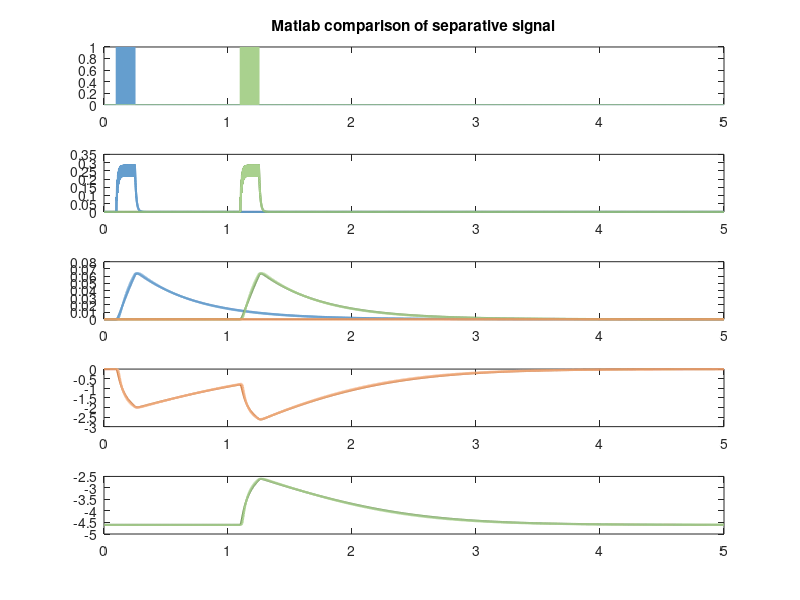
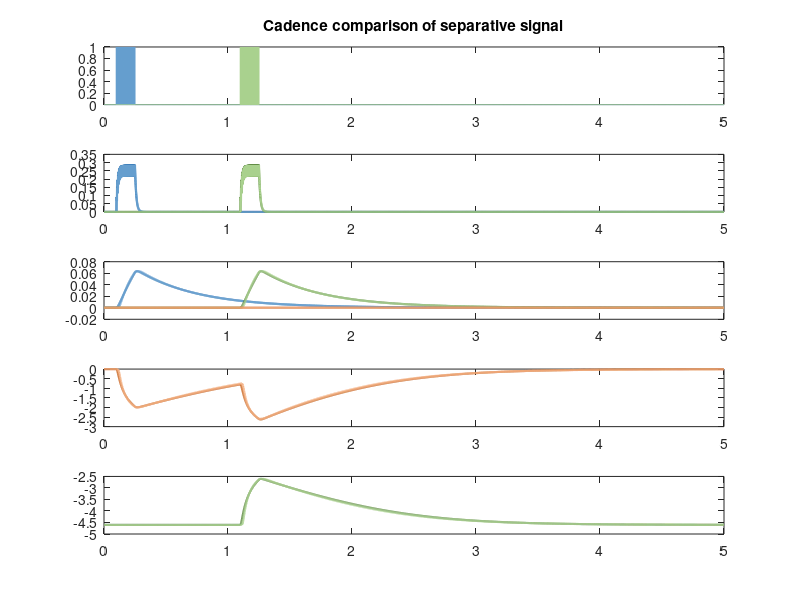

MATLAB code to generate these figures, in order:

clc;
clear;
close all;
%% load cadence data
load zi_modified_sep 
load zj_modified_sep
load pi_modified_sep
load pj_modified_sep
load pij_modified_sep
load logpi_modified_sep
load logpj_modified_sep
load logpij_modified_sep
load wij_modified_sep

%% BCPNN parameter
kp = 1/500;
kz = 1/11;
kfti = 1/11;
eps = 0.01;

%% BCPNN input
points=5000;
si=zeros(1,points);
si(100:4:250)=1;
sj=zeros(1,points);
sj(1100:4:1250)=1;
%% BCPNN
zi(1)=0;
pi(1)=0;
zj(1)=0;
pj(1)=0;
pij(1)=0;
for i= 2: points
    pi(i) = pi(i-1) * (1 - kp) + zi(i-1)*kp;
    zi(i) = zi(i-1) * (1 - kz) + si(i-1)*kz; 
    pj(i) = pj(i-1) *( 1 - kp) + zj(i-1)*kp;
    zj(i) = zj(i-1) * (1 - kz) + sj(i-1)*kfti;
    pij(i) = pij(i-1) * (1 - kp) + zi(i-1)*zj(i-1)*kp;
    wij(i) = log((pij(i-1)+eps^2)/((pi(i-1)+eps)*(pj(i-1)+eps)));
    bj=log(pj+eps);
end

%% memristor model parameters
D = 1;
w_init = 0; 
Roff = 2e5;
Ron = 2000;
alpha_on = 1;
alpha_off = 1;
v_on=-0.02;
v_off=0.02;
delta_t=0.5e-3;
k_on= -28;
k_off = 21;
P_coeff = 1;
%% cadence circuit parameter
current=50e-9;
Ron_current=Ron*current;
%% Data processing parameter
trans_ratio_z_New = D/(Roff-Ron)/current;
trans_ratio_pi_New =1/19.5e5/current;
trans_ratio_pj_New =1/19.5e5/current; 
trans_ratio_pij_New=1/10e6/current;
rv_ratio_p_New = 0.23; 
rv_devia_p_New = -0.023; 
rv_ratio_pij_New = 1; 
rv_devia_pij_New = -0.023;
%% Initial value of the memristor model variable
New_X_i(1)=w_init*D;
New_X_j(1)=w_init*D;
New_PX_i(1)=0;
New_PX_j(1)=0;
New_PX_ij(1)=0;
W_ij(1) = 0;
%% Zi memristor
% memristor input
a=si;
a(a==0)=v_on*(-1e3/11/k_on*2+1);
a(a==1)=v_off*(1e3/11/k_off*2+1);
i_ = 50e-9.*ones(1,points);%sampling signal
New_rand_zi = [a;i_];
New_h_i= New_rand_zi(:)';
for p=2:2*points
    if  (New_h_i(p) > 0) && (New_h_i(p) > v_off)
        New_X_dot_i=k_off*(New_h_i(p)/v_off-1)^alpha_off;
        New_X_i(p)=New_X_i(p-1)+delta_t*New_X_dot_i.*(1-New_X_i(p-1)/D)^(P_coeff);
    elseif (New_h_i(p) <= 0) && (New_h_i(p) < v_on)
        New_X_dot_i=k_on*((New_h_i(p))/v_on-1)^alpha_on;
        New_X_i(p)=New_X_i(p-1)+delta_t*New_X_dot_i.*(New_X_i(p-1)/D)^(P_coeff);
    else
        New_X_i(p)=New_X_i(p-1);
        New_X_dot_i=0;
    end  
end
New_R_i=Roff.*New_X_i./D+Ron.*(1-New_X_i./D);
New_R_i=New_R_i*current;%The data sampled by the current in Cadence

% value to Zi
New_Z_i = (New_R_i(2:2:2*points)-Ron_current).*trans_ratio_z_New;
New_Z_i_shift = [0,New_Z_i(1:4999)];%memristor data right shift

%error analysis
New_Z_error_i = abs(New_Z_i_shift - zi);
New_Z_max_error_i = max(New_Z_error_i);
New_Z_mean_error_i = mean(New_Z_error_i);
corr_zi = corrcoef(zi,New_Z_i_shift);
New_Z_corr_i = corr_zi(2,1);
rrmse_zi= sqrt((sum((New_Z_i_shift - zi).^2)/(sum(zi.^2)))/5000);
%% Pi memristor
% memristor input
New_newR_i =New_Z_i*rv_ratio_p_New + rv_devia_p_New;
New_rand_pi = [New_newR_i;i_];
New_P_input_i = New_rand_pi(:)';

for p=2:2*points
    if  (New_P_input_i(p) > 0) && (New_P_input_i(p) > v_off)
        New_PX_dot_i=k_off*(New_P_input_i(p)/v_off-1)^alpha_off;
        New_PX_i(p)=New_PX_i(p-1)+delta_t*New_PX_dot_i.*(1-New_PX_i(p-1)/D)^(P_coeff);
    elseif (New_P_input_i(p) <= 0) && (New_P_input_i(p) < v_on)
        New_PX_dot_i=k_on*((New_P_input_i(p))/v_on-1)^alpha_on;
        New_PX_i(p)=New_PX_i(p-1)+delta_t*New_PX_dot_i.*(New_PX_i(p-1)/D)^(P_coeff);
    else
        New_PX_i(p)=New_PX_i(p-1);
        New_PX_dot_i=0;
    end
end 
New_PR_i=Roff.*New_PX_i./D+Ron.*(1-New_PX_i./D);
New_PR_i=New_PR_i*current;%The data sampled by the current in Cadence

% value to Pi
New_P_i = (New_PR_i(2:2:2*points)-Ron_current).*trans_ratio_pi_New;
New_P_i_shift = [0,New_P_i(1:4999)];%memristor right shift

% error analysis
New_P_error_i = abs(New_P_i_shift - pi);
New_P_max_error_i = max(New_P_error_i);
New_P_mean_error_i = mean(New_P_error_i);
corr_pi = corrcoef(pi,New_P_i_shift);
New_P_corr_i = corr_pi(2,1);
rrmse_pi= sqrt((sum((New_P_i_shift - pi).^2)/(sum(zi.^2)))/5000);


%% Zj memristor
% memristor input
b=sj;
b(b==0)=v_on*(-1e3/11/k_on*2+1);
b(b==1)=v_off*(1e3/11/k_off*2+1);
New_rand_zj = [b;i_];
New_h_j = New_rand_zj(:)';

for p=2:2*points
    if  (New_h_j(p) > 0) && (New_h_j(p) > v_off)
        New_X_dot_j=k_off*(New_h_j(p)/v_off-1)^alpha_off;
        New_X_j(p)=New_X_j(p-1)+delta_t*New_X_dot_j.*(1-New_X_j(p-1)/D)^(P_coeff);
    elseif (New_h_j(p) <= 0) && (New_h_j(p) < v_on)
        New_X_dot_j=k_on*((New_h_j(p))/v_on-1)^alpha_on;
        New_X_j(p)=New_X_j(p-1)+delta_t*New_X_dot_j.*(New_X_j(p-1)/D)^(P_coeff);
    else
        New_X_j(p)=New_X_j(p-1);
        New_X_dot_j=0;
    end  
end
New_R_j=Roff.*New_X_j./D+Ron.*(1-New_X_j./D);
New_R_j=New_R_j*current;%The data sampled by the current in Cadence

% value to Zj
New_Z_j = (New_R_j(2:2:2*points)-Ron_current).*trans_ratio_z_New;
New_Z_j_shift = [0,New_Z_j(1:4999)];%memristor right shift
%error analysis
New_Z_error_j = abs(New_Z_j_shift - zj);
New_Z_max_error_j= max(New_Z_error_j);
New_Z_mean_error_j = mean(New_Z_error_j);
corr_zj = corrcoef(zj,New_Z_j_shift);
New_Z_corr_j = corr_zj(2,1);
rrmse_zj= sqrt((sum((New_Z_j_shift - zj).^2)/(sum(zi.^2)))/5000);
%% Pj memristor
% memristor input
New_newR_j =New_Z_j*rv_ratio_p_New + rv_devia_p_New;
New_rand_pj = [New_newR_j;i_];
New_P_input_j = New_rand_pj(:)';

for p=2:2*points
    if  (New_P_input_j(p) > 0) && (New_P_input_j(p) > v_off)
        New_PX_dot_j=k_off*(New_P_input_j(p)/v_off-1)^alpha_off;
        New_PX_j(p)=New_PX_j(p-1)+delta_t*New_PX_dot_j.*(1-New_PX_j(p-1)/D)^(P_coeff);
    elseif (New_P_input_j(p) <= 0) && (New_P_input_j(p) < v_on)
        New_PX_dot_j=k_on*((New_P_input_j(p))/v_on-1)^alpha_on;
        New_PX_j(p)=New_PX_j(p-1)+delta_t*New_PX_dot_j.*(New_PX_j(p-1)/D)^(P_coeff);
    else
        New_PX_j(p)=New_PX_j(p-1);
        New_PX_dot_j=0;
    end
end 
New_PR_j=Roff.*New_PX_j./D+Ron.*(1-New_PX_j./D);
New_PR_j=New_PR_j*current;%The data sampled by the current in Cadence

% value to Pj
New_P_j = (New_PR_j(2:2:2*points)-Ron_current).*trans_ratio_pj_New;
New_P_j_shift = [0,New_P_j(1:4999)];%memristor right shift
%error analysis
New_P_error_j = abs(New_P_j_shift - pj);
New_P_max_error_j = max(New_P_error_j);
New_P_mean_error_j = mean(New_P_error_j);
corr_pj = corrcoef(pj,New_P_j_shift);
New_P_corr_j = corr_pj(2,1);
rrmse_pj= sqrt((sum((New_P_j_shift - pj).^2)/(sum(pj.^2)))/5000);
%% bj memristor
b_j=log(New_P_j+eps);
b_j_shift = [[-4.6017],b_j(1:4999)];%memristor right shift

%error analysis
New_b_error_j = abs(b_j_shift - bj);
New_b_max_error_j = max(New_b_error_j);
New_b_mean_error_j = mean(New_b_error_j);
corr_bj = corrcoef(b_j_shift,bj);
New_b_corr_j = corr_bj(2,1);
rrmse_bj= sqrt((sum((b_j_shift - bj).^2)/(sum(bj.^2)))/5000);
%% pij memristor
% memristor input
zij=New_Z_i.*New_Z_j;
New_Z_ij=(zij*rv_ratio_pij_New + rv_devia_pij_New);
New_rand_ij = [New_Z_ij;i_];
New_P_input_ij = New_rand_ij(:)';
for p=2:2*points
    if  (New_P_input_ij(p) > 0) && (New_P_input_ij(p) > v_off)
        New_PX_dot_ij=k_off*(New_P_input_ij(p)/v_off-1)^alpha_off;
        New_PX_ij(p)=New_PX_ij(p-1)+delta_t*New_PX_dot_ij.*(1-New_PX_ij(p-1)/D)^(P_coeff);
    elseif (New_P_input_ij(p) <= 0) && (New_P_input_ij(p) < v_on)
        New_PX_dot_ij=k_on*((New_P_input_ij(p))/v_on-1)^alpha_on;
        New_PX_ij(p)=New_PX_ij(p-1)+delta_t*New_PX_dot_ij.*(New_PX_ij(p-1)/D)^(P_coeff);
    else
        New_PX_ij(p)=New_PX_ij(p-1);
        New_PX_dot_ij=0;
    end
end 
New_PR_ij=Roff.*New_PX_ij./D+Ron.*(1-New_PX_ij./D);
New_PR_ij=New_PR_ij*current;%The data sampled by the current in Cadence

% value to Pij
New_P_ij = (New_PR_ij(2:2:2*points)-Ron_current).*trans_ratio_pij_New;
New_P_ij_shift = [0,New_P_ij(1:4999)];%memristor right shift

%error analysis
New_P_error_ij = abs(New_P_ij_shift - pij);
New_P_max_error_ij = max(New_P_error_ij);
New_P_mean_error_ij= mean(New_P_error_ij);
corr_pij = corrcoef(pij,New_P_ij_shift);
New_P_corr_ij = corr_pij(2,1);
rrmse_pij= sqrt((sum((New_P_ij_shift - pij).^2)/(sum(pij.^2)))/5000);
%% Wij memristor
for i=2:points

        W_ij(i) = log((New_P_ij(i-1)+eps^2)/((New_P_i(i-1)+eps).*(New_P_j(i-1)+eps)));

end

% value to wij
W_ij_shift=[0,W_ij(1:4999)];%memristor right shift

%error analysis
New_W_error_ij = abs(W_ij_shift - wij);
New_W_max_error_ij = max(New_W_error_ij);
New_W_mean_error_ij = mean(New_W_error_ij);
corr_pij = corrcoef(wij,W_ij_shift);
New_W_corr_ij = corr_pij(2,1);
rrmse_wij= sqrt((sum((W_ij_shift - wij).^2)/(sum(wij.^2)))/5000);

%% matlab comparison

% matlab data error analysis
New_mean_error_z_avg_i=mean(New_Z_mean_error_i);
New_max_error_z_avg_i=mean(New_Z_max_error_i);
New_corr_z_avg_i=mean(New_Z_corr_i);
rmse_zi=sqrt(mean((New_Z_i_shift - zi).^2));

New_mean_error_p_avg_i=mean(New_P_mean_error_i);
New_max_error_p_avg_i=mean(New_P_max_error_i);
New_corr_p_avg_i=mean(New_P_corr_i);
rmse_pi=sqrt(mean((New_P_i_shift - pi).^2));

New_mean_error_z_avg_j=mean(New_Z_mean_error_j);
New_max_error_z_avg_j=mean(New_Z_max_error_j);
New_corr_z_avg_j=mean(New_Z_corr_j);
rmse_zj=sqrt(mean((New_Z_j_shift - zj).^2));

New_mean_error_p_avg_j=mean(New_P_mean_error_j);
New_max_error_p_avg_j=mean(New_P_max_error_j);
New_corr_p_avg_j=mean(New_P_corr_j);
rmse_pj=sqrt(mean((New_P_j_shift - pj).^2));

New_mean_error_p_avg_ij=mean(New_P_mean_error_ij);
New_max_error_p_avg_ij=mean(New_P_max_error_ij);
New_corr_p_avg_ij=mean(New_P_corr_ij);
rmse_pij=sqrt(mean((New_P_ij_shift - pij).^2));

New_mean_error_w_avg_ij=mean(New_W_mean_error_ij);
New_max_error_w_avg_ij=mean(New_W_max_error_ij);
New_corr_w_avg_ij=mean(New_W_corr_ij);
rmse_wij=sqrt(mean((W_ij_shift - wij).^2));

New_mean_error_b_avg_j=mean(New_b_mean_error_j);
New_max_error_b_avg_j=mean(New_b_max_error_j);
New_corr_b_avg_j=mean(New_b_corr_j);
rmse_bj=sqrt(mean((b_j_shift - bj).^2));

fprintf('M Zi mean error: %f, Zi max error: %f, Zi corr: %f, Zi rrmse: %f, Zi rmse: %f\n',New_Z_mean_error_i,New_Z_max_error_i,New_Z_corr_i,rrmse_zi,rmse_zi);
fprintf('M Pi mean error: %f, Pi max error: %f, Pi corr: %f, Pi rrmse: %f, Pi rmse: %f\n',New_P_mean_error_i,New_P_max_error_i,New_P_corr_i,rrmse_pi,rmse_pi);

fprintf('M Zj mean error: %f, Zj max error: %f, Zj corr: %f, Zj rrmse: %f, Zj rmse: %f\n',New_Z_mean_error_j,New_Z_max_error_j,New_Z_corr_j,rrmse_zj,rmse_zj);
fprintf('M Pj mean error: %f, Pj max error: %f, Pj corr: %f, Pj rrmse: %f, Pj rmse: %f\n',New_P_mean_error_j,New_P_max_error_j,New_P_corr_j,rrmse_pj,rmse_pj);

fprintf('M Pij mean error: %f, Pij max error: %f, Pij corr: %f, Pij rrmse: %f, Pij rmse: %f\n',New_P_mean_error_ij,New_P_max_error_ij,New_P_corr_ij,rrmse_pij,rmse_pij);
fprintf('M wij mean error: %f, wij max error: %f, wij corr: %f, wij rrmse: %f, wij rmse: %f\n',New_W_mean_error_ij,New_W_max_error_ij,New_W_corr_ij,rrmse_wij,rmse_wij);
fprintf('M bj mean error: %f, bj max error: %f, bj corr: %f, bj rrmse: %f, bj rmse: %f\n',New_Z_max_error_i,New_b_max_error_j,New_b_corr_j,rrmse_bj,rmse_bj);

% color setting
blue1 = [101/255 158/255 206/255];
blue2 = [46/255 117/255 181/255];
green1 = [169/255 209/255 142/255];
green2 = [83/255 129/255 53/255];
orange1 = [244/255 177/255 131/255];
orange2 = [197/255 90/255 17/255];

% Matlab comparison of separative signal
figure(1)
subplot(511),
x=1:points;
plot(x*0.001,si,'Color',blue1, 'linewidth',0.8);hold on
plot(x*0.001,sj,'Color',green1, 'linewidth',0.8);
title('Matlab comparison of separative signal')

subplot(512),
plot(x*0.001,zi,'Color',blue2, 'linewidth',1.5);hold on
plot(x*0.001,New_Z_i_shift,'Color',blue1, 'linewidth',1.5);hold on
plot(x*0.001,zj,'Color',green2, 'linewidth',1.5);hold on
plot(x*0.001,New_Z_j_shift,'Color',green1, 'linewidth',1.5);

subplot(513);
plot(x*0.001,pi,'Color',blue2, 'linewidth',1.5);hold on
plot(x*0.001,New_P_i_shift,'Color',blue1, 'linewidth',1.5);hold on
plot(x*0.001,pj,'Color',green2, 'linewidth',1.5);hold on
plot(x*0.001,New_P_j_shift,'Color',green1, 'linewidth',1.5);hold on
plot(x*0.001,pij,'Color',orange2, 'linewidth',1.5);hold on
plot(x*0.001,New_P_ij_shift,'Color',orange1, 'linewidth',1.5);

subplot(514);
plot(x*0.001,wij,'Color',orange2, 'linewidth',1.5);hold on
plot(x*0.001,W_ij_shift,'Color',orange1, 'linewidth',1.5);

subplot(515);
plot(x*0.001,bj,'Color',green2, 'linewidth',1.5);hold on
plot(x*0.001,b_j_shift,'Color',green1, 'linewidth',1.5);


%% cadence comparison

% cadence data error analysis
Ca_Z_error_i = abs(zi_modified_sep - zi);
Ca_max_error_z_i = max(Ca_Z_error_i);
Ca_mean_error_z_i = mean(Ca_Z_error_i);
Ca_corr_zi = corrcoef(zi,zi_modified_sep);
Ca_corr_z_i = Ca_corr_zi(2,1);
Ca_rrmse_zi=sqrt((sum((zi_modified_sep - zi).^2)/(sum(zi.^2)))/5000);
Ca_rmse_zi=sqrt(mean((zi_modified_sep - zi).^2));

Ca_Z_error_j = abs(zj_modified_sep - zj);
Ca_max_error_z_j = max(Ca_Z_error_j);
Ca_mean_error_z_j = mean(Ca_Z_error_j);
Ca_corr_zj = corrcoef(zj,zj_modified_sep);
Ca_corr_z_j = Ca_corr_zj(2,1);
Ca_rrmse_zj=sqrt((sum((zj_modified_sep - zj).^2)/(sum(zj.^2)))/5000);
Ca_rmse_zj=sqrt(mean((zj_modified_sep - zj).^2));

Ca_P_error_i = abs(pi_modified_sep - pi);
Ca_max_error_p_i = max(Ca_P_error_i);
Ca_mean_error_p_i = mean(Ca_P_error_i);
Ca_corr_pi = corrcoef(pi,pi_modified_sep);
Ca_corr_p_i = Ca_corr_pi(2,1);
Ca_rrmse_pi=sqrt((sum((pi_modified_sep - pi).^2)/(sum(pi.^2)))/5000);
Ca_rmse_pi=sqrt(mean((pi_modified_sep - pi).^2));

Ca_P_error_j = abs(pj_modified_sep - pj);
Ca_max_error_p_j = max(Ca_P_error_j);
Ca_mean_error_p_j = mean(Ca_P_error_j);
Ca_corr_pj = corrcoef(pj,pj_modified_sep);
Ca_corr_p_j = Ca_corr_pj(2,1);
Ca_rrmse_pj=sqrt((sum((pj_modified_sep - pj).^2)/(sum(pj.^2)))/5000);
Ca_rmse_pj=sqrt(mean((pj_modified_sep - pj).^2));

Ca_P_error_ij = abs(pij_modified_sep - pij);
Ca_max_error_p_ij = max(Ca_P_error_ij);
Ca_mean_error_p_ij = mean(Ca_P_error_ij);
Ca_corr_pij = corrcoef(pij,pij_modified_sep);
Ca_corr_p_ij = Ca_corr_pij(2,1);
Ca_rrmse_pij= sqrt((sum((pij_modified_sep - pij).^2)/(sum(pij.^2)))/5000);
Ca_rmse_pij=sqrt(mean((pij_modified_sep - pij).^2));

Ca_W_error_ij = abs(wij_modified_sep - wij);
Ca_max_error_w_ij = max(Ca_W_error_ij);
Ca_mean_error_w_ij = mean(Ca_W_error_ij);
Ca_corr_wij = corrcoef(wij,wij_modified_sep);
Ca_corr_w_ij = Ca_corr_wij(2,1);
Ca_rrmse_wij= sqrt((sum((wij_modified_sep - wij).^2)/(sum(wij.^2)))/5000);
Ca_rmse_wij=sqrt(mean((wij_modified_sep- wij).^2));

logpj_modified_sep = logpj_modified_sep-4.60517;
Ca_b_error_j = abs(logpj_modified_sep - bj);
Ca_max_error_b_j = max(Ca_b_error_j);
Ca_mean_error_b_j = mean(Ca_b_error_j);
Ca_corr_bj = corrcoef(bj,logpj_modified_sep);
Ca_corr_b_j = Ca_corr_bj(2,1);
Ca_rrmse_bj= sqrt((sum((logpj_modified_sep - bj).^2)/(sum(bj.^2)))/5000);
Ca_rmse_bj=sqrt(mean((logpj_modified_sep - bj).^2));


fprintf('Ca Zi mean error: %f, Zi max error: %f, Zi corr: %f, Zi rrmse: %f, Zi rmse: %f\n',Ca_mean_error_z_i,Ca_max_error_z_i,Ca_corr_z_i,Ca_rrmse_zi,Ca_rmse_zi);
fprintf('Ca Pi mean error: %f, Pi max error: %f, Pi corr: %f, Pi rrmse: %f, Pi rmse: %f\n',Ca_mean_error_p_i,Ca_max_error_p_i,Ca_corr_p_i,Ca_rrmse_pi,Ca_rmse_pi);

fprintf('Ca Zj mean error: %f, Zj max error: %f, Zj corr: %f, Zj rrmse: %f, Zj rmse: %f\n',Ca_mean_error_z_j,Ca_max_error_z_j,Ca_corr_z_j,Ca_rrmse_zj,Ca_rmse_zj);
fprintf('Ca Pj mean error: %f, Pj max error: %f, Pj corr: %f, Pj rrmse: %f, Pj rmse: %f\n',Ca_mean_error_p_j,Ca_max_error_p_j,Ca_corr_p_j,Ca_rrmse_pj,Ca_rmse_pj);

fprintf('Ca Pij mean error: %f, Pij max error: %f, Pij corr: %f, Pij rrmse: %f, Pij rmse: %f\n',Ca_mean_error_p_ij,Ca_max_error_p_ij,Ca_corr_p_ij,Ca_rrmse_pij,Ca_rmse_pij);
fprintf('Ca wij mean error: %f, wij max error: %f, wij corr: %f, wij rrmse: %f, wij rmse: %f\n',Ca_mean_error_w_ij,Ca_max_error_w_ij,Ca_corr_w_ij,Ca_rrmse_wij,Ca_rmse_wij);
fprintf('Ca bj mean error: %f, bj max error: %f, bj corr: %f, bj rrmse: %f, bj rmse: %f\n',Ca_mean_error_b_j,Ca_max_error_b_j,Ca_corr_b_j,Ca_rrmse_bj,Ca_rmse_bj);

% Cadence comparison of separative signal
figure(2)
subplot(511),
x=1:points;
plot(x*0.001,si,'Color',blue1, 'linewidth',0.8);hold on
plot(x*0.001,sj,'Color',green1, 'linewidth',0.8);
title('Cadence comparison of separative signal')
subplot(512),
plot(x*0.001,zi,'Color',blue2, 'linewidth',1.5);hold on
plot(x*0.001,zi_modified_sep,'Color',blue1, 'linewidth',1.5);hold on
plot(x*0.001,zj,'Color',green2, 'linewidth',1.5);hold on
plot(x*0.001,zj_modified_sep,'Color',green1, 'linewidth',1.5);

subplot(513);
plot(x*0.001,pi,'Color',blue2, 'linewidth',1.5);hold on
plot(x*0.001,pi_modified_sep,'Color',blue1, 'linewidth',1.5);hold on
plot(x*0.001,pj,'Color',green2, 'linewidth',1.5);hold on
plot(x*0.001,pj_modified_sep,'Color',green1, 'linewidth',1.5);hold on
plot(x*0.001,pij,'Color',orange2, 'linewidth',1.5);hold on
plot(x*0.001,pij_modified_sep,'Color',orange1, 'linewidth',1.5);

subplot(514);
plot(x*0.001,wij,'Color',orange2, 'linewidth',1.5);hold on
plot(x*0.001,wij_modified_sep,'Color',orange1, 'linewidth',1.5);

subplot(515);
plot(x*0.001,bj,'Color',green2, 'linewidth',1.5);hold on
plot(x*0.001,logpj_modified_sep,'Color',green1, 'linewidth',1.5);

